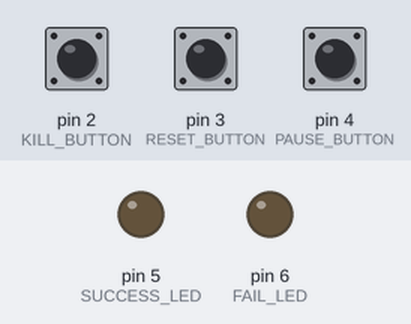
Recording of a sketch running on a simulated Arduino Uno, built with avr-gcc and run on an emulated ATmega328P. Shown: output pins drawn as LEDs (lit = HIGH). Inputs (shaded band) come from the test bench; at power-on: pin 2 (KILL_BUTTON) LOW, pin 3 (RESET_BUTTON) LOW, pin 4 (PAUSE_BUTTON) LOW. No radio packets arrive unless stated.

Above: at 1.2 s.
1.3 s: pin 2 (KILL_BUTTON) pulled HIGH for 3.2 s
At 2.1 s:
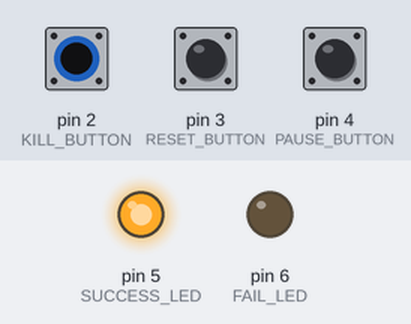
6.8 s: pin 3 (RESET_BUTTON) pulled HIGH for 3.2 s
At 11.3 s:
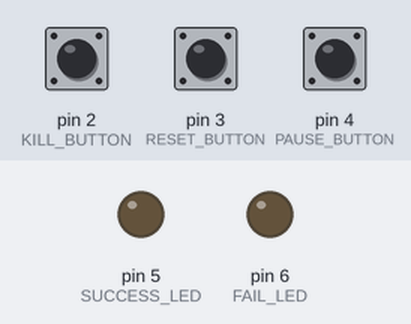
11.5 s: pin 4 (PAUSE_BUTTON) pulled HIGH for 3.2 s
At 12.3 s:
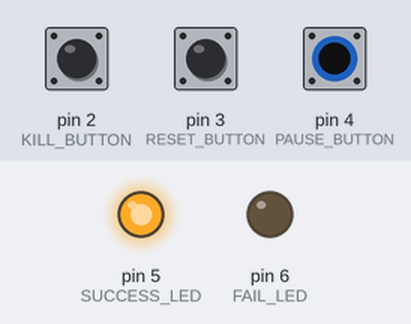
Timing chart, 0 to 17.0 s (numbered marks = the images above; inputs shaded):
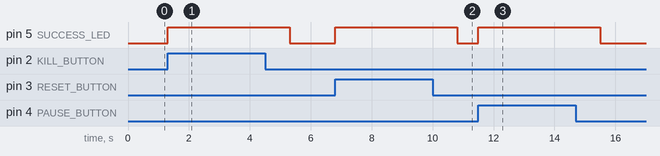

The sketch:

remote.ino
```cpp
#include "RF24.h"

#define KILL_BUTTON 2
#define RESET_BUTTON 3
#define PAUSE_BUTTON 4
#define SUCCESS_LED 5
#define FAIL_LED 6

#define MSG_KILL 1
#define MSG_RESET 2
#define MSG_PAUSE 3

RF24 radio(9,10);

byte addresses[][6] = {"1Node","2Node"};

/*
 * This method sets up all of the pins and the radio.
 */
void setup()
{
	// Setup pins
	pinMode(KILL_BUTTON, INPUT);
	pinMode(RESET_BUTTON, INPUT);
	pinMode(PAUSE_BUTTON, INPUT);
	pinMode(SUCCESS_LED, OUTPUT);
	pinMode(FAIL_LED, OUTPUT);
	digitalWrite(SUCCESS_LED, LOW);
	digitalWrite(FAIL_LED, LOW);

	// Setup radio
	radio.begin();
	radio.setPALevel(RF24_PA_MAX);
	radio.openWritingPipe(addresses[1]);
	// May not be necessary
	// radio.openReadingPipe(1,addresses[0]);
	radio.stopListening();
}

/*
 * Reads the buttons and returns the corresponding message.
 * If none of the buttons are depressed, it returns zero.
 * This is useful for is statements.
 */
byte read_buttons()
{
	if (digitalRead(KILL_BUTTON)) {
		return MSG_KILL;
	} else if (digitalRead(RESET_BUTTON)) {
		return MSG_RESET;
	} else if (digitalRead(PAUSE_BUTTON)) {
		return MSG_PAUSE;
	} else {
		return 0;
	}
}

/*
 * Blinks the success led to indicate success.
 */
void success()
{
	digitalWrite(SUCCESS_LED, HIGH);
	delay(1000);
	digitalWrite(SUCCESS_LED, LOW);
}

/*
 * Blinks the failure led to indicate failure.
 */
void failure()
{
	for (byte i=0;i<5;i++) {
		digitalWrite(FAIL_LED, HIGH);
		delay(100);
		digitalWrite(FAIL_LED, LOW);
		delay(100);
	}
}

/*
 * This loop repeatedly reads the buttons and send a message when one is
 * depressed.
 */
void loop()
{
	byte message;
	if (message = read_buttons()) {
		if (radio.write(&message,sizeof(byte))) {
			success();
		} else {
			failure();
		}
	}
}
```

Measured:
- after the input at 1.3 s, pin 5 (SUCCESS_LED): LOW → HIGH at once, → LOW 4.0 s later
- after the input at 6.8 s, pin 5 (SUCCESS_LED): LOW → HIGH at once, → LOW 4.0 s later
- after the input at 11.5 s, pin 5 (SUCCESS_LED): LOW → HIGH at once, → LOW 4.0 s later
